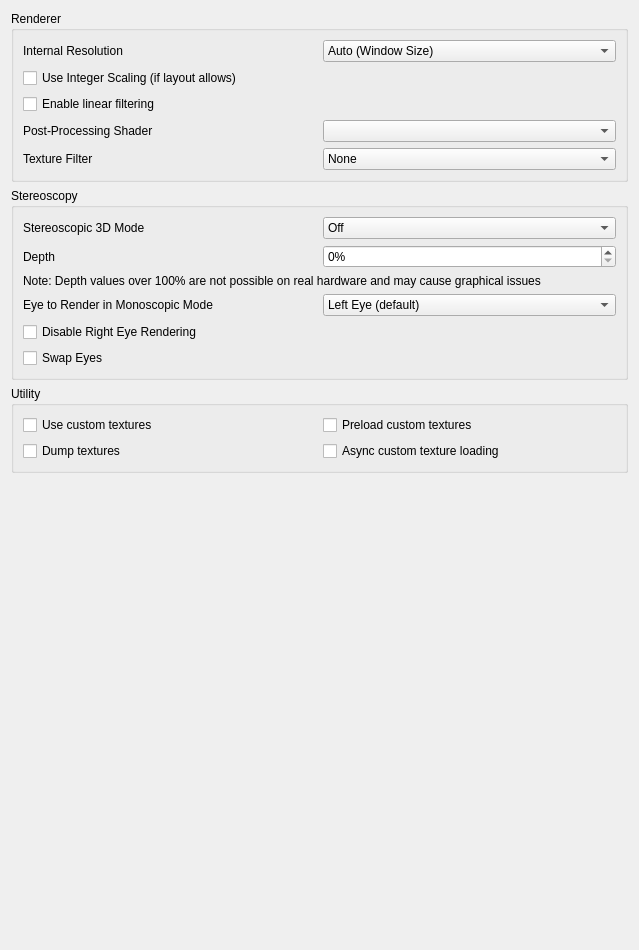
<?xml version="1.0" encoding="UTF-8"?>
<ui version="4.0">
 <class>ConfigureEnhancements</class>
 <widget class="QWidget" name="ConfigureEnhancements">
  <property name="geometry">
   <rect>
    <x>0</x>
    <y>0</y>
    <width>639</width>
    <height>950</height>
   </rect>
  </property>
  <property name="minimumSize">
   <size>
    <width>0</width>
    <height>0</height>
   </size>
  </property>
  <property name="windowTitle">
   <string>Form</string>
  </property>
  <layout class="QVBoxLayout" name="verticalLayout_2">
   <item>
    <widget class="QGroupBox" name="rendererBox">
     <property name="title">
      <string>Renderer</string>
     </property>
     <layout class="QVBoxLayout" name="verticalLayout_3">
      <item>
       <widget class="QWidget" name="widget_resolution" native="true">
        <layout class="QHBoxLayout" name="horizontalLayout_1">
         <property name="leftMargin">
          <number>0</number>
         </property>
         <property name="topMargin">
          <number>0</number>
         </property>
         <property name="rightMargin">
          <number>0</number>
         </property>
         <property name="bottomMargin">
          <number>0</number>
         </property>
         <item>
          <widget class="QLabel" name="resolution_label">
           <property name="text">
            <string>Internal Resolution</string>
           </property>
          </widget>
         </item>
         <item>
          <widget class="QComboBox" name="resolution_factor_combobox">
           <item>
            <property name="text">
             <string>Auto (Window Size)</string>
            </property>
           </item>
           <item>
            <property name="text">
             <string>Native (400x240)</string>
            </property>
           </item>
           <item>
            <property name="text">
             <string>2x Native (800x480)</string>
            </property>
           </item>
           <item>
            <property name="text">
             <string>3x Native (1200x720)</string>
            </property>
           </item>
           <item>
            <property name="text">
             <string>4x Native (1600x960)</string>
            </property>
           </item>
           <item>
            <property name="text">
             <string>5x Native (2000x1200)</string>
            </property>
           </item>
           <item>
            <property name="text">
             <string>6x Native (2400x1440)</string>
            </property>
           </item>
           <item>
            <property name="text">
             <string>7x Native (2800x1680)</string>
            </property>
           </item>
           <item>
            <property name="text">
             <string>8x Native (3200x1920)</string>
            </property>
           </item>
           <item>
            <property name="text">
             <string>9x Native (3600x2160)</string>
            </property>
           </item>
           <item>
            <property name="text">
             <string>10x Native (4000x2400)</string>
            </property>
           </item>
          </widget>
         </item>
        </layout>
       </widget>
      </item>
      <item>
       <widget class="QCheckBox" name="use_integer_scaling">
        <property name="text">
         <string>Use Integer Scaling (if layout allows)</string>
        </property>
       </widget>
      </item>
      <item>
       <widget class="QCheckBox" name="toggle_linear_filter">
        <property name="text">
         <string>Enable linear filtering</string>
        </property>
       </widget>
      </item>
      <item>
       <widget class="QWidget" name="widget_shader" native="true">
        <layout class="QHBoxLayout" name="horizontalLayout_2">
         <property name="leftMargin">
          <number>0</number>
         </property>
         <property name="topMargin">
          <number>0</number>
         </property>
         <property name="rightMargin">
          <number>0</number>
         </property>
         <property name="bottomMargin">
          <number>0</number>
         </property>
         <item>
          <widget class="QLabel" name="shader_label">
           <property name="text">
            <string>Post-Processing Shader</string>
           </property>
          </widget>
         </item>
         <item>
          <widget class="QComboBox" name="shader_combobox"/>
         </item>
        </layout>
       </widget>
      </item>
      <item>
       <widget class="QWidget" name="widget_texture_filter" native="true">
        <layout class="QHBoxLayout" name="horizontalLayout_3">
         <property name="leftMargin">
          <number>0</number>
         </property>
         <property name="topMargin">
          <number>0</number>
         </property>
         <property name="rightMargin">
          <number>0</number>
         </property>
         <property name="bottomMargin">
          <number>0</number>
         </property>
         <item>
          <widget class="QLabel" name="texture_filter_label">
           <property name="text">
            <string>Texture Filter</string>
           </property>
          </widget>
         </item>
         <item>
          <widget class="QComboBox" name="texture_filter_combobox">
           <item>
            <property name="text">
             <string>None</string>
            </property>
           </item>
           <item>
            <property name="text">
             <string>Anime4K</string>
            </property>
           </item>
           <item>
            <property name="text">
             <string>Bicubic</string>
            </property>
           </item>
           <item>
            <property name="text">
             <string>ScaleForce</string>
            </property>
           </item>
           <item>
            <property name="text">
             <string>xBRZ</string>
            </property>
           </item>
           <item>
            <property name="text">
             <string>MMPX</string>
            </property>
           </item>
          </widget>
         </item>
        </layout>
       </widget>
      </item>
     </layout>
    </widget>
   </item>
   <item>
    <widget class="QGroupBox" name="stereo_group">
     <property name="title">
      <string>Stereoscopy</string>
     </property>
     <layout class="QVBoxLayout" name="verticalLayout_4">
      <item>
       <layout class="QHBoxLayout" name="horizontalLayout_4">
        <item>
         <widget class="QLabel" name="label_4">
          <property name="text">
           <string>Stereoscopic 3D Mode</string>
          </property>
         </widget>
        </item>
        <item>
         <widget class="QComboBox" name="render_3d_combobox">
          <item>
           <property name="text">
            <string>Off</string>
           </property>
          </item>
          <item>
           <property name="text">
            <string>Side by Side</string>
           </property>
          </item>
          <item>
           <property name="text">
            <string>Side by Side Full Width</string>
           </property>
          </item>
          <item>
           <property name="text">
            <string>Anaglyph</string>
           </property>
          </item>
          <item>
           <property name="text">
            <string>Interlaced</string>
           </property>
          </item>
          <item>
           <property name="text">
            <string>Reverse Interlaced</string>
           </property>
          </item>
         </widget>
        </item>
       </layout>
      </item>
      <item>
       <layout class="QHBoxLayout" name="horizontalLayout_5">
        <item>
         <widget class="QLabel" name="label_3">
          <property name="text">
           <string>Depth</string>
          </property>
         </widget>
        </item>
        <item>
         <widget class="QSpinBox" name="factor_3d">
          <property name="suffix">
           <string>%</string>
          </property>
          <property name="minimum">
           <number>0</number>
          </property>
          <property name="maximum">
           <number>255</number>
          </property>
          <property name="value">
           <number>0</number>
          </property>
         </widget>
        </item>
       </layout>
      </item>
      <item>
       <widget class="QLabel" name="excessive_depth_warning_label">
        <property name="text">
         <string>Note: Depth values over 100% are not possible on real hardware and may cause graphical issues</string>
        </property>
       </widget>
      </item>
      <item>
       <layout class="QHBoxLayout" name="horizontalLayout_6">
        <item>
         <widget class="QLabel" name="label_6">
          <property name="text">
           <string>Eye to Render in Monoscopic Mode</string>
          </property>
         </widget>
        </item>
        <item>
         <widget class="QComboBox" name="mono_rendering_eye">
          <item>
           <property name="text">
            <string>Left Eye (default)</string>
           </property>
          </item>
          <item>
           <property name="text">
            <string>Right Eye</string>
           </property>
          </item>
         </widget>
        </item>
       </layout>
      </item>
      <item>
        <widget class="QCheckBox" name="disable_right_eye_render">
          <property name="text">
            <string>Disable Right Eye Rendering</string>
          </property>
          <property name="toolTip">
            <string>&lt;html&gt;&lt;head/&gt;&lt;body&gt;&lt;p&gt;Disable Right Eye Rendering&lt;/p&gt;&lt;p&gt;Disables rendering the right eye image when not using stereoscopic mode. Greatly improves performance in some applications, but can cause flickering in others.&lt;/p&gt;&lt;/body&gt;&lt;/html&gt;</string>
          </property>
        </widget>
      </item>
      <item>
       <widget class="QCheckBox" name="swap_eyes_3d">
        <property name="text">
         <string>Swap Eyes</string>
        </property>
       </widget>
      </item>
     </layout>
    </widget>
   </item>
   <item>
    <widget class="QGroupBox" name="utilityBox">
     <property name="title">
      <string>Utility</string>
     </property>
     <layout class="QGridLayout" name="gridLayout_1">
      <item row="1" column="0">
       <widget class="QCheckBox" name="toggle_custom_textures">
        <property name="toolTip">
         <string>&lt;html&gt;&lt;head/&gt;&lt;body&gt;&lt;p&gt;Replace textures with PNG files.&lt;/p&gt;&lt;p&gt;Textures are loaded from load/textures/[Title ID]/.&lt;/p&gt;&lt;/body&gt;&lt;/html&gt;</string>
        </property>
        <property name="text">
         <string>Use custom textures</string>
        </property>
       </widget>
      </item>
      <item row="2" column="0">
       <widget class="QCheckBox" name="toggle_dump_textures">
        <property name="toolTip">
         <string>&lt;html&gt;&lt;head/&gt;&lt;body&gt;&lt;p&gt;Dump textures to PNG files.&lt;/p&gt;&lt;p&gt;Textures are dumped to dump/textures/[Title ID]/.&lt;/p&gt;&lt;/body&gt;&lt;/html&gt;</string>
        </property>
        <property name="text">
         <string>Dump textures</string>
        </property>
       </widget>
      </item>
      <item row="1" column="1">
       <widget class="QCheckBox" name="toggle_preload_textures">
        <property name="toolTip">
         <string>&lt;html&gt;&lt;head/&gt;&lt;body&gt;&lt;p&gt;Load all custom textures into memory on boot, instead of loading them when the application requires them.&lt;/p&gt;&lt;/body&gt;&lt;/html&gt;</string>
        </property>
        <property name="text">
         <string>Preload custom textures</string>
        </property>
       </widget>
      </item>
      <item row="2" column="1">
       <widget class="QCheckBox" name="toggle_async_custom_loading">
        <property name="toolTip">
         <string>&lt;html&gt;&lt;head/&gt;&lt;body&gt;&lt;p&gt;Load custom textures asynchronously with background threads to reduce loading stutter&lt;/p&gt;&lt;/body&gt;&lt;/html&gt;</string>
        </property>
        <property name="text">
         <string>Async custom texture loading</string>
        </property>
       </widget>
      </item>
     </layout>
    </widget>
   </item>
   <item>
    <spacer name="verticalSpacer">
     <property name="orientation">
      <enum>Qt::Vertical</enum>
     </property>
     <property name="sizeHint" stdset="0">
      <size>
       <width>20</width>
       <height>270</height>
      </size>
     </property>
    </spacer>
   </item>
  </layout>
 </widget>
 <tabstops>
  <tabstop>resolution_factor_combobox</tabstop>
  <tabstop>toggle_linear_filter</tabstop>
  <tabstop>shader_combobox</tabstop>
  <tabstop>texture_filter_combobox</tabstop>
  <tabstop>render_3d_combobox</tabstop>
  <tabstop>factor_3d</tabstop>
  <tabstop>mono_rendering_eye</tabstop>
  <tabstop>toggle_custom_textures</tabstop>
  <tabstop>toggle_dump_textures</tabstop>
  <tabstop>toggle_preload_textures</tabstop>
 </tabstops>
 <resources/>
 <connections/>
</ui>
